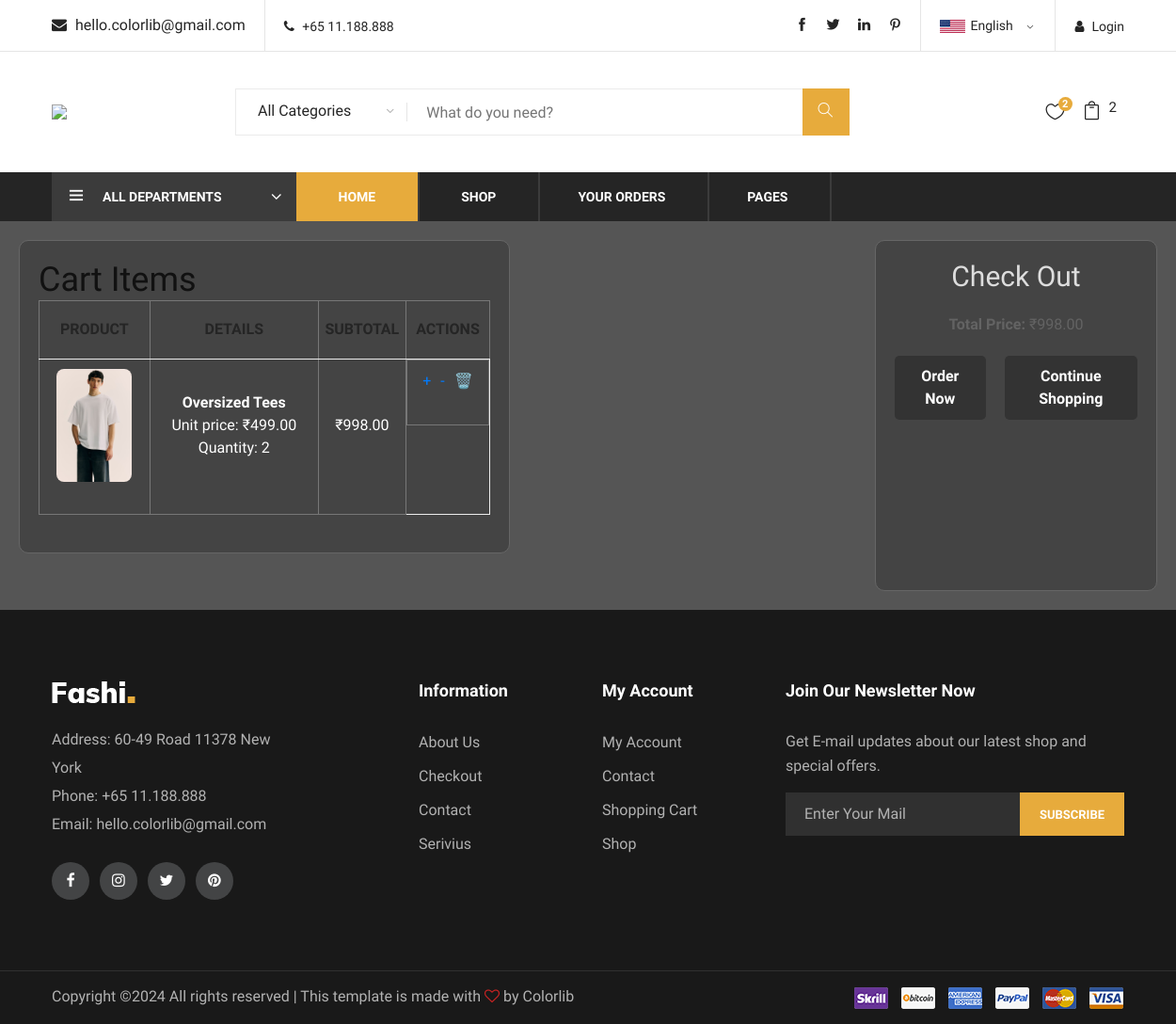
Page /cart/cart (signed in) on the committed database.
### cart/models.py (models this page shows, shortened)
class CartItem(models.Model):
    user = models.ForeignKey(User, on_delete=models.CASCADE)
    product = models.ForeignKey(Product, on_delete=models.CASCADE)
    quantity = models.PositiveIntegerField(default=1)
    added_on = models.DateTimeField(auto_now_add=True)

### shop/models.py (models this page shows, shortened)
class Product(models.Model):
    name = models.CharField(max_length=20)
    desc = models.TextField()
    image = models.ImageField(upload_to="products/")
    price = models.DecimalField(max_digits=10, decimal_places=2)
    stock = models.IntegerField()
    available = models.BooleanField(default=True)
    created = models.DateTimeField(auto_now_add=True)
    updated = models.DateTimeField(auto_now=True)
    category = models.ForeignKey(Category, on_delete=models.CASCADE)

### cart/views.py (the view)
# urls.py: path('cart',views.cart_view,name="cart"),
def cart_view(request):
    u = request.user
    cart_items = CartItem.objects.filter(user=u)
    total_price = 0
    for item in cart_items:
        item.subtotal = item.quantity * item.product.price
    total_price = sum(item.subtotal for item in cart_items)
    context = {'cart': cart_items, 'total_price': total_price}
    return render(request, 'cart.html', context)

### cart/context_processors.py (called while the page is built)
def count_items(request):
    u = request.user
    count = 0
    if request.user.is_authenticated:
        try:
            cart_items = CartItem.objects.filter(user=u)
            for item in cart_items:
                count += item.quantity
        except CartItem.DoesNotExist:
            count = 0
    return {'count_items': count}

### shop/context_processors.py (called while the page is built)
def menu_links(request):
    c=Category.objects.all()
    return {'links':c}

### templates/cart.html (shortened to what this page needs)
{% extends 'base.html' %}
{% load static %}
{% block content %}
<div class="cart-container">
    <div class="cart-table">
        <h2>Cart Items</h2>
        <table>
            <thead>
                <tr>
                    <th>Product</th>
                    <th>Details</th>
                    <th>Subtotal</th>
                    <th>Actions</th>
                </tr>
            </thead>
            <tbody>
                {% for item in cart %}
                <tr>
                    <td><img src="{{ item.product.image.url }}" alt="{{ item.product.name }}"></td>
                    <td>
                        <strong>{{ item.product.name }}</strong><br>
                        Unit price: ₹{{ item.product.price }}<br>
                        Quantity: {{ item.quantity }}
                    </td>
                    <td>₹{{ item.subtotal }}</td>
                    <td class="action-buttons">
                      <a href="{% url 'cart:addtocart' item.product.id %}" class="button">+</a>
                        <a href="{% url 'cart:remove_cart' item.id %}" class="button">-</a>
                        <a href="{% url 'cart:delete_cart' item.id %}" class="button">🗑️</a>
                    </td>
                </tr>
                {% empty %}
                <tr>
                    <td colspan="4">Your cart is empty.</td>
                </tr>
                {% endfor %}
            </tbody>
        </table>
    </div>
    <div class="checkout-box">
        <h3>Check Out</h3>
        <p><strong>Total Price:</strong> ₹{{ total_price }}</p>
        <div class="order-buttons">
            <a href="{% url 'cart:order_form'%}">Order Now</a>
            <a href="{% url 'shop:categories'%}">Continue Shopping</a>
        </div>
    </div>
</div>
{% endblock %}

### static/css/style.css (style rules this page uses)
html, body { height: 100%; font-family: "Muli", sans-serif; -webkit-font-smoothing: antialiased; font-smoothing: antialiased; }
h1, h2, h3, h4, h5, h6 { margin: 0; color: #111111; font-weight: 400; font-family: "Muli", sans-serif; }
h2 { font-size: 36px; }
h3 { font-size: 30px; }
p { font-size: 16px; font-family: "Muli", sans-serif; color: #636363; font-weight: 400; line-height: 26px; margin: 0 0 15px 0; }
img { max-width: 100%; }
.cart-table { margin-bottom: 40px; }
.cart-table table { width: 100%; min-width: 480px; border: 1px solid #ebebeb; }
.cart-table table tr th { font-size: 16px; color: #252525; font-weight: 700; border-bottom: 1px solid #ebebeb; text-align: center; padding: 18px 0 19px; text-transform: uppercase; }
.cart-table table tr td { text-align: center; padding-bottom: 34px; }

### templates/cart.html (style rules this page uses)
.cart-container { display: flex; justify-content: space-between; padding: 20px; background-color: #555; color: #fff; }
.cart-table, .checkout-box { background-color: #444; padding: 20px; border: 1px solid #666; border-radius: 10px; }
.cart-table table { width: 100%; border-collapse: collapse; margin-bottom: 20px; }
.cart-table th, .cart-table td { padding: 10px; border: 1px solid #777; text-align: center; }
.cart-table th { font-weight: bold; color: #ddd; }
.cart-table img { width: 80px; height: auto; border-radius: 8px; }
.checkout-box { width: 300px; text-align: center; }
.checkout-box h3 { margin-bottom: 20px; color: #ddd; }
.action-buttons { display: flex; justify-content: center; gap: 10px; }
.order-buttons { display: flex; gap: 20px; justify-content: center; margin-top: 20px; }
.order-buttons a { text-decoration: none; color: #fff; background-color: #333; padding: 10px 20px; border-radius: 5px; font-weight: bold; }

### rows in the picture
CartItem: product.image (picture), product.name "Oversized Tees", product.price "499.00", quantity "2", subtotal "998.00"

### other values in the picture
{{ count_items }} "2"
{{ total_price }} "998.00"
